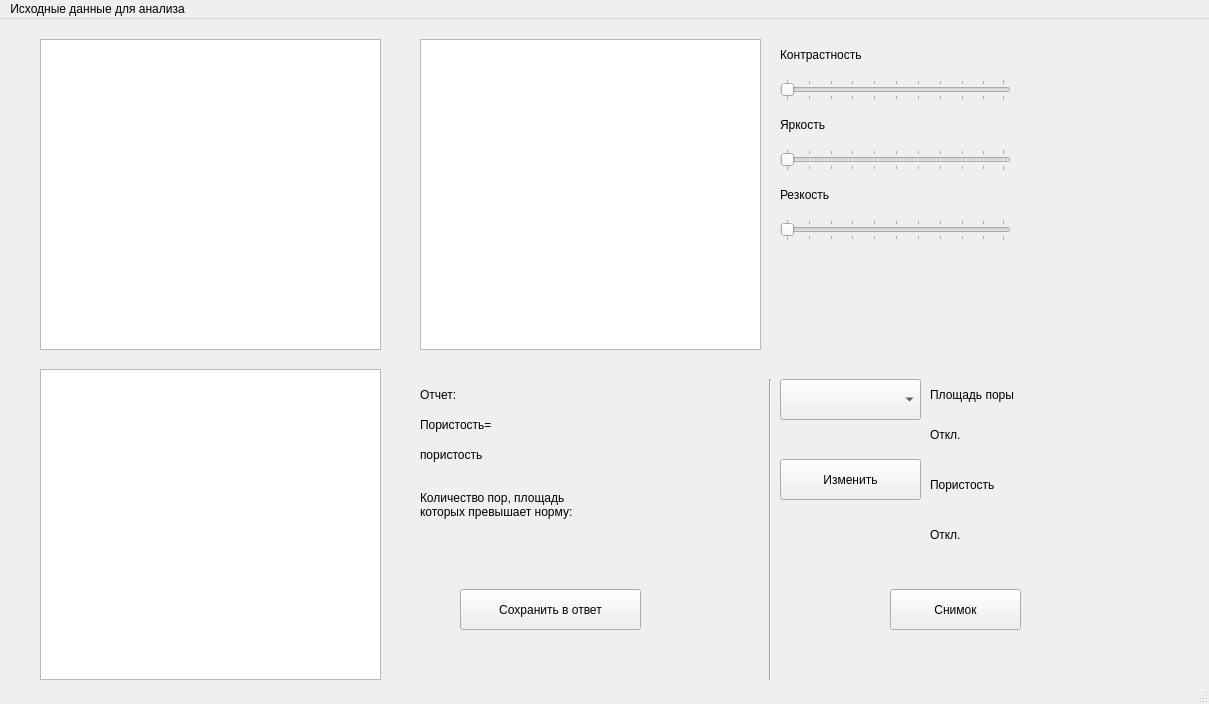
<?xml version="1.0" encoding="UTF-8"?>
<ui version="4.0">
 <class>MainWindow</class>
 <widget class="QMainWindow" name="MainWindow">
  <property name="geometry">
   <rect>
    <x>0</x>
    <y>0</y>
    <width>1209</width>
    <height>704</height>
   </rect>
  </property>
  <property name="windowTitle">
   <string>Quality porous material</string>
  </property>
  <widget class="QWidget" name="centralwidget">
   <widget class="Line" name="line">
    <property name="geometry">
     <rect>
      <x>760</x>
      <y>360</y>
      <width>20</width>
      <height>301</height>
     </rect>
    </property>
    <property name="orientation">
     <enum>Qt::Vertical</enum>
    </property>
   </widget>
   <widget class="QTextBrowser" name="textBrowser">
    <property name="geometry">
     <rect>
      <x>40</x>
      <y>20</y>
      <width>341</width>
      <height>311</height>
     </rect>
    </property>
   </widget>
   <widget class="QTextBrowser" name="textBrowser_2">
    <property name="geometry">
     <rect>
      <x>420</x>
      <y>20</y>
      <width>341</width>
      <height>311</height>
     </rect>
    </property>
   </widget>
   <widget class="QTextBrowser" name="textBrowser_3">
    <property name="geometry">
     <rect>
      <x>40</x>
      <y>350</y>
      <width>341</width>
      <height>311</height>
     </rect>
    </property>
   </widget>
   <widget class="QSlider" name="contrast_slider">
    <property name="geometry">
     <rect>
      <x>780</x>
      <y>60</y>
      <width>231</width>
      <height>22</height>
     </rect>
    </property>
    <property name="orientation">
     <enum>Qt::Horizontal</enum>
    </property>
    <property name="tickPosition">
     <enum>QSlider::TicksBothSides</enum>
    </property>
   </widget>
   <widget class="QLabel" name="label_8">
    <property name="geometry">
     <rect>
      <x>780</x>
      <y>90</y>
      <width>121</width>
      <height>31</height>
     </rect>
    </property>
    <property name="text">
     <string>Яркость</string>
    </property>
   </widget>
   <widget class="QSlider" name="brightness_slider">
    <property name="geometry">
     <rect>
      <x>780</x>
      <y>130</y>
      <width>231</width>
      <height>22</height>
     </rect>
    </property>
    <property name="orientation">
     <enum>Qt::Horizontal</enum>
    </property>
    <property name="tickPosition">
     <enum>QSlider::TicksBothSides</enum>
    </property>
   </widget>
   <widget class="QLabel" name="label_4">
    <property name="geometry">
     <rect>
      <x>780</x>
      <y>20</y>
      <width>111</width>
      <height>31</height>
     </rect>
    </property>
    <property name="text">
     <string>Контрастность</string>
    </property>
   </widget>
   <widget class="QSlider" name="sharpness_slider">
    <property name="geometry">
     <rect>
      <x>780</x>
      <y>200</y>
      <width>231</width>
      <height>22</height>
     </rect>
    </property>
    <property name="orientation">
     <enum>Qt::Horizontal</enum>
    </property>
    <property name="tickPosition">
     <enum>QSlider::TicksBothSides</enum>
    </property>
   </widget>
   <widget class="QLabel" name="label_6">
    <property name="geometry">
     <rect>
      <x>780</x>
      <y>160</y>
      <width>121</width>
      <height>31</height>
     </rect>
    </property>
    <property name="text">
     <string>Резкость</string>
    </property>
   </widget>
   <widget class="QLabel" name="label_12">
    <property name="geometry">
     <rect>
      <x>930</x>
      <y>500</y>
      <width>91</width>
      <height>31</height>
     </rect>
    </property>
    <property name="text">
     <string>Откл.</string>
    </property>
   </widget>
   <widget class="QPushButton" name="btnChange">
    <property name="geometry">
     <rect>
      <x>780</x>
      <y>440</y>
      <width>141</width>
      <height>41</height>
     </rect>
    </property>
    <property name="text">
     <string>Изменить</string>
    </property>
   </widget>
   <widget class="QLabel" name="label_pore_area">
    <property name="geometry">
     <rect>
      <x>1100</x>
      <y>360</y>
      <width>81</width>
      <height>31</height>
     </rect>
    </property>
    <property name="font">
     <font>
      <pointsize>10</pointsize>
     </font>
    </property>
    <property name="text">
     <string/>
    </property>
   </widget>
   <widget class="QLabel" name="label_9">
    <property name="geometry">
     <rect>
      <x>930</x>
      <y>450</y>
      <width>101</width>
      <height>31</height>
     </rect>
    </property>
    <property name="text">
     <string>Пористость</string>
    </property>
   </widget>
   <widget class="QPushButton" name="btnShot">
    <property name="geometry">
     <rect>
      <x>890</x>
      <y>570</y>
      <width>131</width>
      <height>41</height>
     </rect>
    </property>
    <property name="text">
     <string>Снимок</string>
    </property>
   </widget>
   <widget class="QLabel" name="label_pore_area_std_2">
    <property name="geometry">
     <rect>
      <x>1000</x>
      <y>390</y>
      <width>55</width>
      <height>16</height>
     </rect>
    </property>
    <property name="font">
     <font>
      <pointsize>10</pointsize>
     </font>
    </property>
    <property name="text">
     <string/>
    </property>
   </widget>
   <widget class="QLabel" name="label_porous">
    <property name="geometry">
     <rect>
      <x>1100</x>
      <y>500</y>
      <width>81</width>
      <height>31</height>
     </rect>
    </property>
    <property name="font">
     <font>
      <pointsize>10</pointsize>
     </font>
    </property>
    <property name="text">
     <string/>
    </property>
   </widget>
   <widget class="QLabel" name="label_porous_std">
    <property name="geometry">
     <rect>
      <x>1100</x>
      <y>450</y>
      <width>81</width>
      <height>31</height>
     </rect>
    </property>
    <property name="font">
     <font>
      <pointsize>10</pointsize>
     </font>
    </property>
    <property name="text">
     <string/>
    </property>
   </widget>
   <widget class="QLabel" name="label_11">
    <property name="geometry">
     <rect>
      <x>930</x>
      <y>400</y>
      <width>71</width>
      <height>31</height>
     </rect>
    </property>
    <property name="text">
     <string>Откл.</string>
    </property>
   </widget>
   <widget class="QLabel" name="label_pore_area_2">
    <property name="geometry">
     <rect>
      <x>1000</x>
      <y>360</y>
      <width>55</width>
      <height>16</height>
     </rect>
    </property>
    <property name="font">
     <font>
      <pointsize>10</pointsize>
     </font>
    </property>
    <property name="text">
     <string/>
    </property>
   </widget>
   <widget class="QComboBox" name="cmbxMaterialName">
    <property name="geometry">
     <rect>
      <x>780</x>
      <y>360</y>
      <width>141</width>
      <height>41</height>
     </rect>
    </property>
    <property name="font">
     <font>
      <pointsize>10</pointsize>
     </font>
    </property>
    <property name="currentText">
     <string/>
    </property>
   </widget>
   <widget class="QLabel" name="label_5">
    <property name="geometry">
     <rect>
      <x>930</x>
      <y>360</y>
      <width>111</width>
      <height>31</height>
     </rect>
    </property>
    <property name="text">
     <string>Площадь поры</string>
    </property>
   </widget>
   <widget class="QLabel" name="label_pore_area_std">
    <property name="geometry">
     <rect>
      <x>1100</x>
      <y>400</y>
      <width>81</width>
      <height>31</height>
     </rect>
    </property>
    <property name="font">
     <font>
      <pointsize>10</pointsize>
     </font>
    </property>
    <property name="text">
     <string/>
    </property>
   </widget>
   <widget class="QPushButton" name="btnSaveToReport">
    <property name="geometry">
     <rect>
      <x>460</x>
      <y>570</y>
      <width>181</width>
      <height>41</height>
     </rect>
    </property>
    <property name="text">
     <string>Сохранить в ответ</string>
    </property>
   </widget>
   <widget class="QLabel" name="label_porous_norm">
    <property name="geometry">
     <rect>
      <x>490</x>
      <y>389</y>
      <width>131</width>
      <height>31</height>
     </rect>
    </property>
    <property name="font">
     <font>
      <pointsize>10</pointsize>
     </font>
    </property>
    <property name="text">
     <string/>
    </property>
   </widget>
   <widget class="QLabel" name="label_10">
    <property name="geometry">
     <rect>
      <x>420</x>
      <y>450</y>
      <width>161</width>
      <height>71</height>
     </rect>
    </property>
    <property name="text">
     <string>Количество пор, площадь которых превышает норму:</string>
    </property>
    <property name="scaledContents">
     <bool>false</bool>
    </property>
    <property name="wordWrap">
     <bool>true</bool>
    </property>
   </widget>
   <widget class="QLabel" name="label_porous_report">
    <property name="geometry">
     <rect>
      <x>480</x>
      <y>380</y>
      <width>141</width>
      <height>21</height>
     </rect>
    </property>
    <property name="font">
     <font>
      <pointsize>10</pointsize>
     </font>
    </property>
    <property name="text">
     <string/>
    </property>
   </widget>
   <widget class="QLabel" name="label_13">
    <property name="geometry">
     <rect>
      <x>420</x>
      <y>360</y>
      <width>91</width>
      <height>31</height>
     </rect>
    </property>
    <property name="text">
     <string>Отчет:</string>
    </property>
   </widget>
   <widget class="QLabel" name="label_pore_number">
    <property name="geometry">
     <rect>
      <x>570</x>
      <y>470</y>
      <width>121</width>
      <height>41</height>
     </rect>
    </property>
    <property name="palette">
     <palette>
      <active>
       <colorrole role="Text">
        <brush brushstyle="SolidPattern">
         <color alpha="255">
          <red>39</red>
          <green>198</green>
          <blue>39</blue>
         </color>
        </brush>
       </colorrole>
      </active>
      <inactive>
       <colorrole role="Text">
        <brush brushstyle="SolidPattern">
         <color alpha="255">
          <red>39</red>
          <green>198</green>
          <blue>39</blue>
         </color>
        </brush>
       </colorrole>
      </inactive>
      <disabled>
       <colorrole role="Text">
        <brush brushstyle="SolidPattern">
         <color alpha="255">
          <red>120</red>
          <green>120</green>
          <blue>120</blue>
         </color>
        </brush>
       </colorrole>
      </disabled>
     </palette>
    </property>
    <property name="font">
     <font>
      <pointsize>10</pointsize>
      <weight>50</weight>
      <bold>false</bold>
     </font>
    </property>
    <property name="text">
     <string/>
    </property>
   </widget>
   <widget class="QLabel" name="label_14">
    <property name="geometry">
     <rect>
      <x>420</x>
      <y>390</y>
      <width>131</width>
      <height>31</height>
     </rect>
    </property>
    <property name="text">
     <string>Пористость=</string>
    </property>
   </widget>
   <widget class="QLabel" name="label_15">
    <property name="geometry">
     <rect>
      <x>420</x>
      <y>420</y>
      <width>131</width>
      <height>31</height>
     </rect>
    </property>
    <property name="text">
     <string>пористость</string>
    </property>
   </widget>
  </widget>
  <widget class="QMenuBar" name="menubar">
   <property name="geometry">
    <rect>
     <x>0</x>
     <y>0</y>
     <width>1209</width>
     <height>18</height>
    </rect>
   </property>
   <widget class="QMenu" name="menu">
    <property name="title">
     <string>Исходные данные для анализа</string>
    </property>
    <addaction name="actionOpen"/>
    <addaction name="actionWebcam"/>
   </widget>
   <addaction name="menu"/>
  </widget>
  <widget class="QStatusBar" name="statusbar"/>
  <action name="actionOpen">
   <property name="text">
    <string>Open</string>
   </property>
  </action>
  <action name="actionWebcam">
   <property name="text">
    <string>Webcam</string>
   </property>
  </action>
 </widget>
 <resources/>
 <connections/>
</ui>
